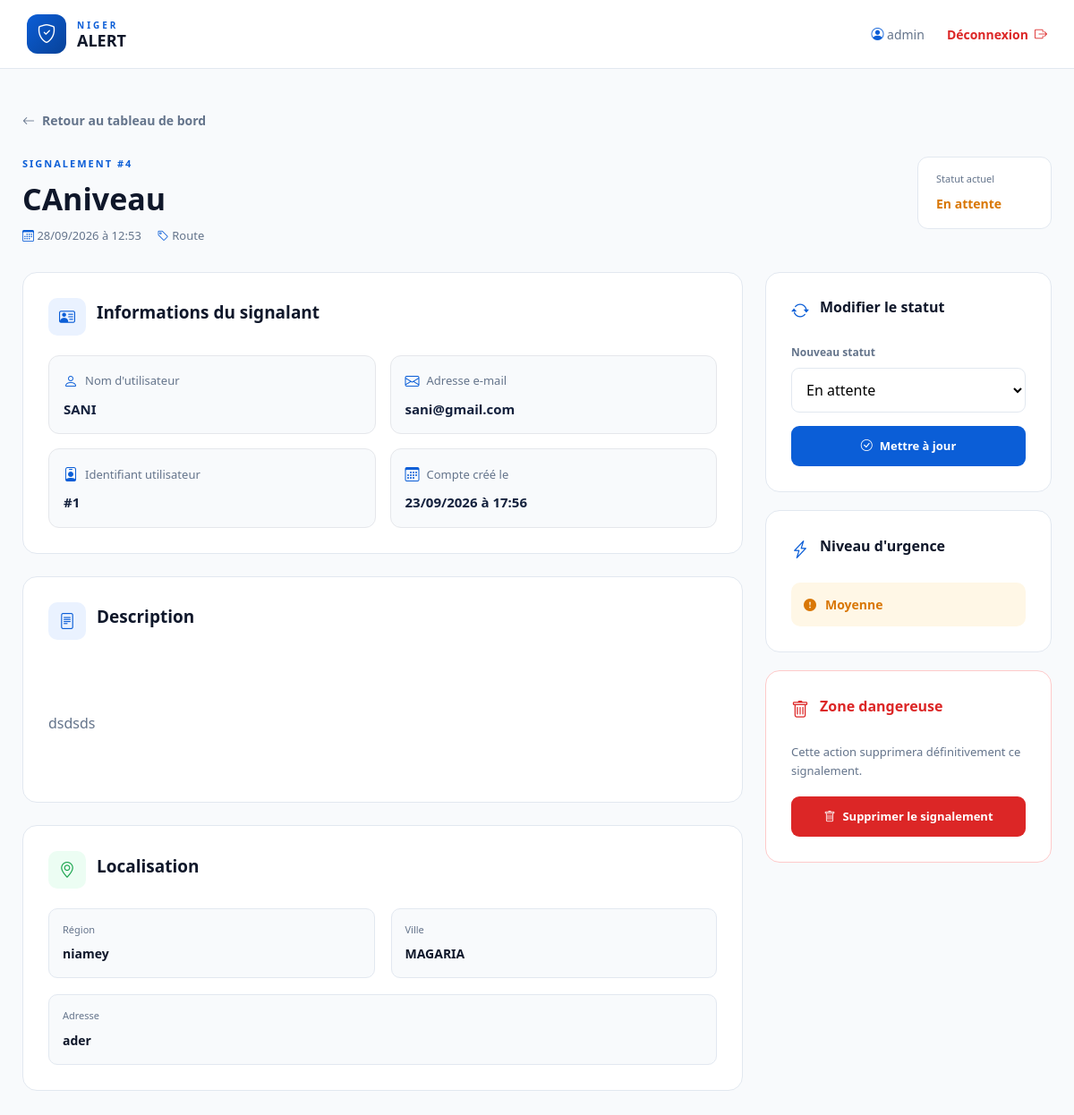
Screenshot of /admin/report/4 (signed in) with the database file from the repository.
### app.py (models this page shows, shortened)
class Admin(db.Model, UserMixin):
    id = db.Column(
        db.Integer,
        primary_key=True
    )
    username = db.Column(
        db.String(100),
        unique=True,
        nullable=False
    )
    password = db.Column(
        db.String(255),
        nullable=False
    )
    role = db.Column(
        db.String(30),
        default="admin",
        nullable=False
    )
    is_active = db.Column(
        db.Boolean,
        default=True,
        nullable=False
    )

class Report(db.Model):
    id = db.Column(
        db.Integer,
        primary_key=True
    )
    user_id = db.Column(
        db.Integer,
        db.ForeignKey("user.id"),
        nullable=True
    )
    user = db.relationship(
        "User",
        backref=db.backref(
            "reports",
            lazy=True
        )
    )
    incident_type = db.Column(
        db.String(100),
        nullable=False
    )
    title = db.Column(
        db.String(200),
        nullable=False
    )
    description = db.Column(
        db.Text,
        nullable=False
    )
    region = db.Column(
        db.String(100),
        nullable=False
    )
    city = db.Column(
        db.String(100),
        nullable=False
    )
    address = db.Column(
        db.String(200)
    )
    urgency = db.Column(
        db.String(50),
        nullable=False
    )
    latitude = db.Column(
        db.String(50)
    )
    longitude = db.Column(
        db.String(50)
    )
    image = db.Column(
        db.String(200)
    )
    status = db.Column(
        db.String(50),
        default="en attente",
        nullable=False
    )
    created_at = db.Column(
        db.DateTime,
        default=datetime.utcnow,
        nullable=False
    )

class User(db.Model, UserMixin):
    id = db.Column(
        db.Integer,
        primary_key=True
    )
    username = db.Column(
        db.String(100),
        unique=True,
        nullable=False
    )
    email = db.Column(
        db.String(150),
        unique=True,
        nullable=False
    )
    password = db.Column(
        db.String(255),
        nullable=False
    )
    is_active = db.Column(
        db.Boolean,
        default=True,
        nullable=False
    )
    created_at = db.Column(
        db.DateTime,
        default=datetime.utcnow,
        nullable=False
    )

### app.py (the view)
@app.route(
    "/admin/report/<int:report_id>"
)
@admin_required
def admin_report_detail(report_id):
    report = db.get_or_404(
        Report,
        report_id
    )
    return render_template(
        "admin_report_detail.html",
        report=report
    )

### app.py (called while the page is built, shortened)
@login_manager.user_loader
def load_user(user_id):
    try:
        user_type, numeric_id = user_id.split(
            ":",
            1
        )
        numeric_id = int(numeric_id)
    except (
        AttributeError,
        ValueError
    ):
        return None
    if user_type == "admin":
        return db.session.get(
            Admin,
            numeric_id
        )

@app.before_request
def check_report_logout():
    logout_at = session.get(
        "logout_at"
    )
    if not logout_at:
        return

def admin_required(function):
    @wraps(function)
    @login_required
    def decorated_function(*args, **kwargs):
        return function(
            *args,
            **kwargs
        )
    return decorated_function

### templates/admin_report_detail.html (shortened to what this page needs)
<!DOCTYPE html>
<html lang="fr">
<head>
    <link href="https://cdn.jsdelivr.net/npm/bootstrap@5.3.3/dist/css/bootstrap.min.css" rel="stylesheet">
    <link rel="stylesheet" href="https://cdn.jsdelivr.net/npm/bootstrap-icons@1.11.3/font/bootstrap-icons.min.css">
    <link rel="stylesheet" href="{{ url_for('static', filename='css/admin_report_detail.css') }}">
</head>
<body>
    <nav class="admin-navbar">
        <div class="navbar-container">
            <a href="{{ url_for('admin_dashboard') }}" class="brand">
                <div class="brand-icon">
                    <i class="bi bi-shield-check"></i>
                </div>
                <div class="brand-text">
                    <span>NIGER</span>
                    <strong>ALERT</strong>
                </div>
            </a>
            <div class="navbar-actions">
                <span class="admin-name">
                    <i class="bi bi-person-circle"></i>
                    {{ current_user.username }}
                </span>
                <a href="{{ url_for('admin_logout') }}" class="logout-link">
                    Déconnexion
                    <i class="bi bi-box-arrow-right"></i>
                </a>
            </div>
        </div>
    </nav>
    <main class="detail-main">
        <div class="detail-container">
            <a href="{{ url_for('admin_dashboard') }}" class="back-button">
                <i class="bi bi-arrow-left"></i>
                Retour au tableau de bord
            </a>
            <section class="detail-header">
                <div class="detail-title">
                    <span class="report-number">
                        SIGNALEMENT #{{ report.id }}
                    </span>
                    <h1>
                        {{ report.title }}
                    </h1>
                    <div class="detail-meta">
                        <span>
                            <i class="bi bi-calendar3"></i>
                            {{ report.created_at.strftime('%d/%m/%Y à %H:%M') }}
                        </span>
                        <span>
                            <i class="bi bi-tag"></i>
                            {{ report.incident_type|capitalize }}
                        </span>
                    </div>
                </div>
                <div class="current-status">
                    <span>
                        Statut actuel
                    </span>
                    <strong class="
                    status-{{ report.status|replace(' ', '-') }}
                ">
                        {{ report.status|capitalize }}
                    </strong>
                </div>
            </section>
            <div class="detail-grid">
                <div class="detail-content">
                    <section class="detail-card">
                        <div class="card-title">
                            <div class="card-icon">
                                <i class="bi bi-person-vcard"></i>
                            </div>
                            <h2>
                                Informations du signalant
                            </h2>
                        </div>
                        {% if report.user %}
                        <div class="user-info-grid">
                            <div class="user-info-item">
                                <span>
                                    <i class="bi bi-person"></i>
                                    Nom d'utilisateur
                                </span>
                                <strong>
                                    {{ report.user.username }}
                                </strong>
                            </div>
                            <div class="user-info-item">
                                <span>
                                    <i class="bi bi-envelope"></i>
                                    Adresse e-mail
                                </span>
                                <strong>
                                    {{ report.user.email }}
                                </strong>
                            </div>
                            <div class="user-info-item">
                                <span>
                                    <i class="bi bi-person-badge"></i>
                                    Identifiant utilisateur
                                </span>
                                <strong>
                                    #{{ report.user.id }}
                                </strong>
                            </div>
                            <div class="user-info-item">
                                <span>
                                    <i class="bi bi-calendar3"></i>
                                    Compte créé le
                                </span>
                                <strong>
                                    {{ report.user.created_at.strftime('%d/%m/%Y à %H:%M') }}
                                </strong>
                            </div>
                        </div>
                        {% else %}
                        <div class="alert alert-secondary mb-0">
                            <i class="bi bi-info-circle"></i>
                            Les informations du signalant ne sont pas disponibles
                            pour ce signalement.
                        </div>
                        {% endif %}
                    </section>
                    <section class="detail-card">
                        <div class="card-title">
                            <div class="card-icon">
                                <i class="bi bi-file-text"></i>
                            </div>
                            <h2>
                                Description
                            </h2>
                        </div>
                        <p class="report-description">
                            {{ report.description }}
                        </p>
                    </section>
                    <section class="detail-card">
                        <div class="card-title">
                            <div class="card-icon location-card-icon">
                                <i class="bi bi-geo-alt"></i>
                            </div>
                            <h2>
                                Localisation
                            </h2>
                        </div>
                        <div class="location-grid">
                            <div class="location-item">
                                <span>Région</span>
                                <strong>
                                    {{ report.region }}
                                </strong>
                            </div>
                            <div class="location-item">
                                <span>Ville</span>
                                <strong>
                                    {{ report.city }}
                                </strong>
                            </div>
                            {% if report.address %}
                            <div class="location-item full-width">
                                <span>Adresse</span>
                                <strong>
                                    {{ report.address }}
                                </strong>
                            </div>
                            {% endif %}
                        </div>
                    </section>
                </div>
                <aside class="management-panel">
                    <section class="management-card">
                        <div class="management-title">
                            <i class="bi bi-arrow-repeat"></i>
                            <h3>
                                Modifier le statut
                            </h3>
                        </div>
                        <form method="POST" action="{{ url_for('update_report_status', report_id=report.id) }}">
                            <label>
                                Nouveau statut
                            </label>
                            <select name="status">
                                <option value="en attente" {% if report.status=="en attente" %} selected {% endif %}>
                                    En attente
                                </option>
                            </select>
                            <button type="submit" class="update-button">
                                <i class="bi bi-check-circle"></i>
                                Mettre à jour
                            </button>
                        </form>
                    </section>
                    <section class="management-card">
                        <div class="management-title">
                            <i class="bi bi-lightning-charge"></i>
                            <h3>
                                Niveau d'urgence
                            </h3>
                        </div>
                        <div class="urgency-display
                        urgency-{{ report.urgency }}">
                            {% if report.urgency == "elevee" %}
                            <i class="bi bi-exclamation-triangle-fill"></i>
                            {% elif report.urgency == "moyenne" %}
                            <i class="bi bi-exclamation-circle-fill"></i>
                            {% else %}
                            <i class="bi bi-info-circle-fill"></i>
                            {% endif %}
                            {{ report.urgency|capitalize }}
                        </div>
                    </section>
                    <section class="management-card danger-card">
                        <div class="management-title danger-title">
                            <i class="bi bi-trash"></i>
                            <h3>
                                Zone dangereuse
                            </h3>
                        </div>
                        <p>
                            Cette action supprimera définitivement
                            ce signalement.
                        </p>
                        <form method="POST" action="{{ url_for('delete_report', report_id=report.id) }}"
                            onsubmit="return confirm('Voulez-vous vraiment supprimer ce signalement ?');">
                            <button type="submit" class="delete-button">
                                <i class="bi bi-trash"></i>
                                Supprimer le signalement
                            </button>
                        </form>
                    </section>
                </aside>
            </div>
        </div>
    </main>
</body>
</html>

### rows the page displays
Admin: username "admin"
Report: id "4", title "CAniveau", created_at "28/09/2026 à 12:53", incident_type "Route", status "En attente", description "dsdsds", region "niamey", city "MAGARIA", address "ader", urgency "Moyenne"
User: user.username "SANI", user.email "sani@gmail.com", user.id "1", user.created_at "23/09/2026 à 17:56"
